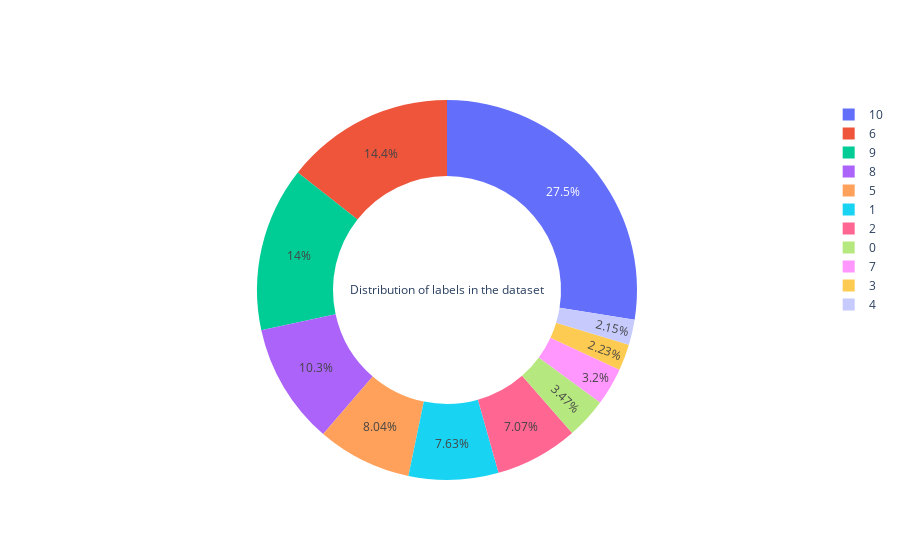

Source (notebook cell):
### Markdown cell above
Nous affichons maintenant la répartition des classes de notre dataset.

### Code cell
from plotly import graph_objs as go

labels = target.groupby(target).size().index
values = target.groupby(target).size().values
fig = go.Figure(data=[go.Pie(labels=labels, values=values, hole=.6,title='Distribution of labels in the dataset')])
fig.show()

### Figure 1 — Plotly figure (JSON) as saved in the notebook; plotly's stock layout.template omitted (floating-point values rounded to 4 significant figures)
{"data": [{"hole": 0.6, "labels": [0, 1, 2, 3, 4, 5, 6, 7, 8, 9, 10], "title": {"text": "Distribution of labels in the dataset"}, "type": "pie", "values": [625, 1373, 1272, 402, 387, 1447, 2587, 576, 1854, 2524, 4949]}], "layout": {}}
